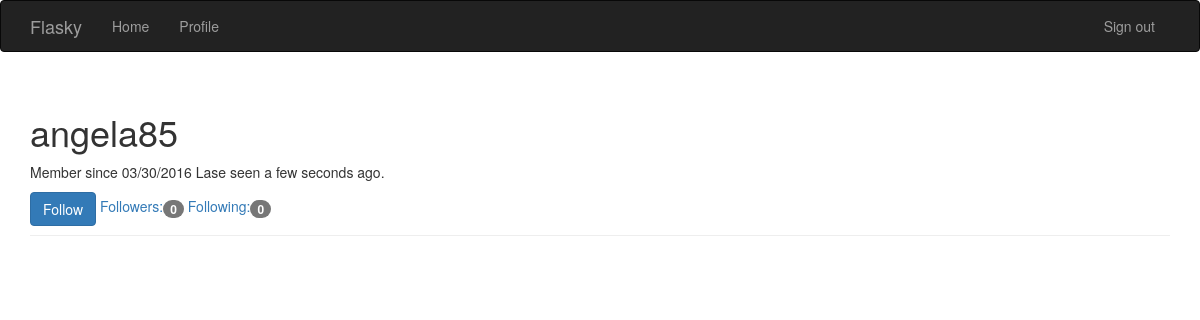
The page /user/angela85 (signed in) on the database its author committed.
### app/models.py (models this page shows, shortened)
class User(UserMixin, db.Model):
    __tablename__ = 'users'
    id = db.Column(db.Integer, primary_key=True)
    username = db.Column(db.String(64), unique=True, index=True)
    email = db.Column(db.String(64), unique=True, index=True)
    role_id = db.Column(db.Integer, db.ForeignKey('roles.id'))
    password_hash = db.Column(db.String(128))
    posts = db.relationship('Post', backref='author', lazy='dynamic')
    comments = db.relationship('Comment', backref='author', lazy='dynamic')
    location = db.Column(db.String(64))
    about_me = db.Column(db.Text())
    member_since = db.Column(db.DateTime(), default=datetime.utcnow)
    last_seen = db.Column(db.DateTime(), default=datetime.utcnow)
    followed = db.relationship('Follow',                   #当前用户关注的人
                               foreign_keys=[Follow.follower_id],
                               backref=db.backref('follower', lazy='joined'),
                               lazy='dynamic',
                               cascade='all, delete-orphan')
    followers=db.relationship('Follow',                   #关注当前用户的人
                              foreign_keys=[Follow.followed_id],
                              backref=db.backref('followed', lazy='joined'),
                              lazy='dynamic',
                              cascade='all, delete-orphan')
    @property
    def password(self):
        raise AttributeError('password is not a readable attribute')
    def ping(self):
        self.last_seen = datetime.utcnow()
        db.session.add(self)
    def can(self, permissions):
        return self.role is not None and \
               (self.role.permissions & permissions) == permissions
    def is_administrator(self):
        return self.can(Permission.ADMINISTER)
    def is_following(self, user):
        return self.followed.filter_by(
            followed_id=user.id).first() is not None

### app/main/views.py (the view)
@main.route('/user/<username>')
def user(username):
    user = User.query.filter_by(username=username).first()
    if user is None:
        abort(404)
    return render_template('user.html', user=user)

### app/auth/views.py (called while the page is built)
@auth.before_app_request
def before_request():
    if current_user.is_authenticated:
        current_user.ping()

### app/main/__init__.py (called while the page is built)
@main.app_context_processor
def inject_permissions():
    return dict(Permission=Permission)

### app/models.py (called while the page is built)
@login_manager.user_loader
def load_user(user_id):
    return User.query.get(int(user_id))

### app/templates/user.html (shortened to what this page needs)
{% extends "base.html" %}
{% import "_macros.html" as macros %}
{% block page_content %}
<div class="page-header">
    <h1>{{ user.username }}</h1>
    <p>
        Member since {{ moment(user.member_since).format('L') }}
        Lase seen {{ moment(user.last_seen).fromNow() }}.
    </p>
    {% if current_user.can(Permission.FOLLOW) and user != current_user %}
        {% if not current_user.is_following(user) %}
        <a href="{{ url_for('.follow', username=user.username) }}"
            class="btn btn-primary">Follow</a>
        {% else %}
        <a href="{{ url_for('.unfollow', username=user.username) }}"
           class="btn btn-default">Unfollow</a>
        {% endif %}
    {% endif %}
    <a href="{{ url_for('.followers',username=user.username) }}">
        Followers:<span class="badge">{{ user.followers.count() }}</span>
    </a>
    <a>
        Following:<span class="badge">{{ user.followed.count() }}</span>
    </a>
</div>
{% endblock %}

### rows shown on the page
User: username "angela85", member_since "03/30/2016", last_seen "a few seconds ago"

### other values the page prints
{{ user.followers.count() }} "0"
{{ user.followed.count() }} "0"
